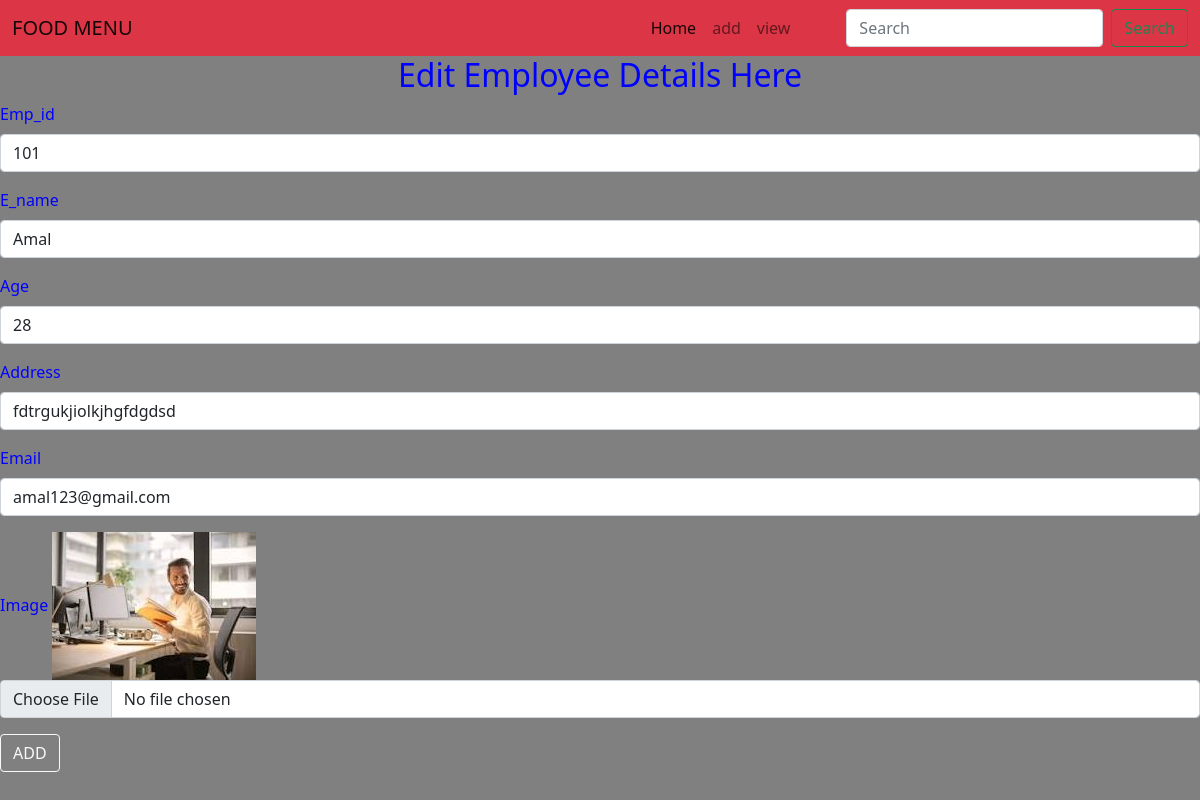
Screenshot of /edit/1 with the database file from the repository.
### app1/models.py (models this page shows, shortened)
class Employee(models.Model):
    emp_id=models.IntegerField()
    e_name=models.CharField(max_length=20)
    age=models.IntegerField()
    address=models.CharField(max_length=20)
    email=models.CharField(max_length=20)
    image=models.ImageField(upload_to='image',blank=True,null=True)

### app1/views.py (the view, shortened to what this page needs)
# urls.py: path('edit/<int:h>',views.edit,name="edit"),
def edit(request,h):
    k=Employee.objects.get(id=h)
    return render(request,'edit.html',{'employee':k})

### templates/edit.html (shortened to what this page needs)
<!DOCTYPE html>
{% extends 'base.html' %}
{% load static %}
{% block content %}
<h2 class="text-center">Edit Employee Details Here</h2>
<form method="POST" enctype="multipart/form-data">
  <div class="mb-3">
    <label class="form-label">Emp_id</label>
      <input type="number" class="form-control" name="e"  value="{{employee.emp_id}}"  placeholder="enter the emp_id">
  </div>
      <div class="mb-3">
    <label class="form-label">E_name</label>
    <input type="text" class="form-control" name="n" value="{{employee.e_name}}" placeholder="Enter the e_name">
  </div>
  <div class="mb-3">
    <label class="form-label">Age</label>
    <input type="number" class="form-control" name="a" value="{{employee.age}}" placeholder="enter the age">
  </div>
  <div class="mb-3">
    <label class="form-label">Address</label>
    <input type="text" class="form-control" name="ad" value="{{employee.address}}" placeholder="Enter the address">
  </div>
      <div class="mb-3">
    <label class="form-label">Email</label>
    <input type="email" class="form-control" name="em" value="{{employee.email}}" placeholder="Enter the Email">
  </div>
  <div class="mb-3">
        <label class="form-label">Image</label>
    <img src="{{employee.image.url}}">
        <input type="file" class="form-control" name="i">
    </div>
  <div>
      <button class="btn btn-outline-light" type="submit">ADD</button>
  </div>
</form>
{% endblock %}

### static/css/style.css (style rules this page uses)
body { background-color:gray; color:blue; }

### rows the page displays
Employee: e "101", n "Amal", a "28", ad "fdtrgukjiolkjhgfdgdsd", em "amal123@gmail.com", image (picture)
